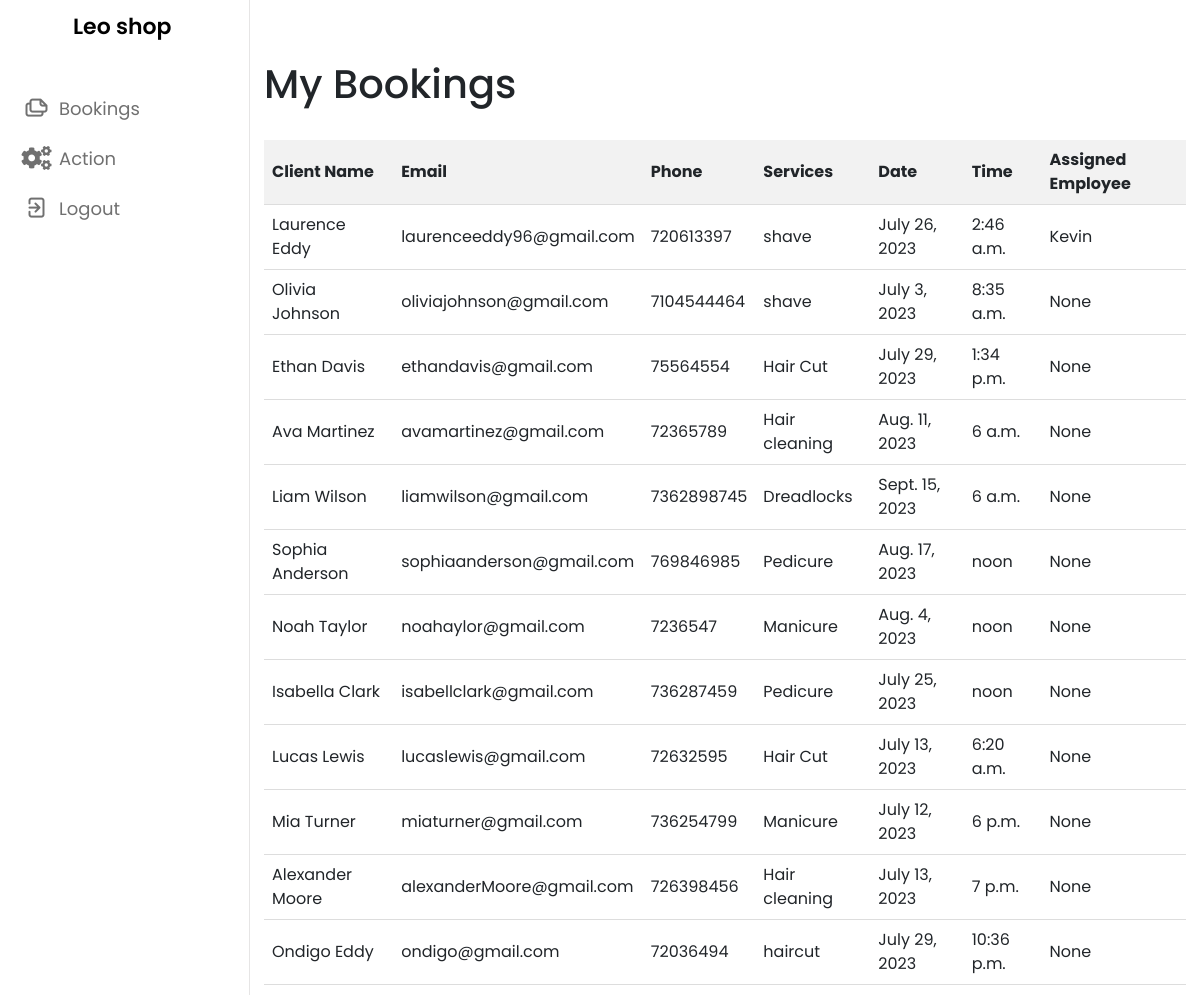
The page /client_view/ on the database its author committed.
### blog/models.py (models this page shows, shortened)
class Booking(models.Model):
    name = models.CharField(max_length=255)
    email = models.EmailField(max_length=255)
    phone = models.IntegerField()
    service = models.CharField(max_length=255)
    date = models.DateField()
    time = models.TimeField()
    assigned_person = models.CharField(max_length=255, blank=True, null=True)

### blog/views.py (the view)
# urls.py: path('client_view/',client_views, name = "client_view"),
def client_views(request):
    views = Booking.objects.all()
    return render(request, 'client/view_client.html', {'views' : views})

### blog/views.py (called while the page is built)
def category_list(request):
    category_list = Category.objects.exclude(name='default')
    context = {
        "category_list": category_list,
    }
    return context

### templates/client/view_client.html (shortened to what this page needs)
{% block content %}
<!DOCTYPE html>
<html lang="en">
<head>
    <link rel="stylesheet" href="style.css">
    <link rel="stylesheet" href="https://cdn.jsdelivr.net/npm/bootstrap@4.0.0/dist/css/bootstrap.min.css">
    <link rel="stylesheet" href="https://unicons.iconscout.com/release/v4.0.0/css/line.css">
    <link rel="stylesheet" href="https://cdnjs.cloudflare.com/ajax/libs/font-awesome/5.15.3/css/all.min.css" />
</head>
<body>
    <nav>
        <div class="logo-name">
            <span class="logo_name">Leo shop</span>
        </div>
        <div class="menu-items">
            <ul class="nav-links">
                <li><a href="{% url 'client_view' %}">
                    <i class="uil uil-files-landscapes"></i>
                    <span class="link-name">Bookings</span>
                </a></li>
                <li>
                    <a href="{% url 'action_booking' %}">
                        <i class="fas fa-cogs"></i>
                        <span class="link-name">Action</span>
                    </a>
                </li>
                <li><a href="{% url 'clientlogin' %}">
                    <i class="uil uil-signout"></i>
                    <span class="link-name">Logout</span>
                </a></li>
            </ul>
        </div>
    </nav>
    <section class="dashboard">
        <div class="dash-content">
            <div class="heading-container">
                <h1 class="center-heading">My Bookings</h1>
              </div>
              <br>
              <table>
                <thead>
                    <tr>
                        <th>Client Name</th>
                        <th>Email</th>
                        <th>Phone</th>
                        <th>Services</th>
                        <th>Date</th>
                        <th>Time</th>
                        <th>Assigned Employee</th>
                    </tr>
                </thead>
                <tbody>
                    {% for booking in views %}
                    <tr>
                        <td>{{ booking.name }}</td>
                        <td>{{ booking.email }}</td>
                        <td>{{ booking.phone }}</td>
                        <td>{{ booking.service }}</td>
                        <td>{{ booking.date }}</td>
                        <td>{{ booking.time }}</td>
                        <td>{{ booking.assigned_person|slice:"15" }}</td>
                    </tr>
                    {% endfor %}
                </tbody>
            </table>
        </div>
    </section>
</body>
</html>
{%endblock%}

### templates/client/view_client.html (style rules this page uses)
* { margin: 0; padding: 0; box-sizing: border-box; font-family: 'Poppins', sans-serif; }
:root { --primary-color: #0E4BF1; --panel-color: #FFF; --text-color: #000; --black-light-color: #707070; --border-color: #e6e5e5; --toggle-color: #DDD; --box1-color: #4DA3FF; --box2-color: #FFE6AC; --box3-color: #E7D1FC; --title-icon-color: #fff; --tran-05: all 0.5s ease; --tran-03: all 0.3s ease; --tran-03: all 0.2s ease; }
body { min-height: 100vh; background-color: var(--primary-color); }
nav { position: fixed; top: 0; left: 0; height: 100%; width: 250px; padding: 10px 14px; background-color: var(--panel-color); border-right: 1px solid var(--border-color); transition: var(--tran-05); }
nav .logo-name { display: flex; align-items: center; }
nav .logo-name .logo_name { font-size: 22px; font-weight: 600; color: var(--text-color); margin-left: 14px; transition: var(--tran-05); }
nav .menu-items { margin-top: 40px; height: calc(100% - 90px); display: flex; flex-direction: column; justify-content: space-between; }
table { width: 100%; border-collapse: collapse; }
th, td { padding: 8px; text-align: left; border-bottom: 1px solid #ddd; }
th { background-color: #f2f2f2; }
.menu-items li { list-style: none; }
.menu-items li a { display: flex; align-items: center; height: 50px; text-decoration: none; position: relative; }
.menu-items li a i { font-size: 24px; min-width: 45px; height: 100%; display: flex; align-items: center; justify-content: center; color: var(--black-light-color); }
.menu-items li a .link-name { font-size: 18px; font-weight: 400; color: var(--black-light-color); transition: var(--tran-05); }
.dashboard { position: relative; left: 250px; background-color: var(--panel-color); min-height: 100vh; width: calc(100% - 250px); padding: 10px 14px; transition: var(--tran-05); }
.dashboard .dash-content { padding-top: 50px; }

### rows shown on the page
Booking: name "Laurence Eddy", email "laurenceeddy96@gmail.com", phone "720613397", service "shave", date "July 26, 2023", time "2:46 a.m.", assigned_person "Kevin"
Booking: name "Olivia Johnson", email "oliviajohnson@gmail.com", phone "7104544464", service "shave", date "July 3, 2023", time "8:35 a.m.", assigned_person "None"
Booking: name "Ethan Davis", email "ethandavis@gmail.com", phone "75564554", service "Hair Cut", date "July 29, 2023", time "1:34 p.m.", assigned_person "None"
Booking: name "Ava Martinez", email "avamartinez@gmail.com", phone "72365789", service "Hair cleaning", date "Aug. 11, 2023", time "6 a.m.", assigned_person "None"
Booking: name "Liam Wilson", email "liamwilson@gmail.com", phone "7362898745", service "Dreadlocks", date "Sept. 15, 2023", time "6 a.m.", assigned_person "None"
Booking: name "Sophia Anderson", email "sophiaanderson@gmail.com", phone "769846985", service "Pedicure", date "Aug. 17, 2023", time "noon", assigned_person "None"
Booking: name "Noah Taylor", email "noahaylor@gmail.com", phone "7236547", service "Manicure", date "Aug. 4, 2023", time "noon", assigned_person "None"
Booking: name "Isabella Clark", email "isabellclark@gmail.com", phone "736287459", service "Pedicure", date "July 25, 2023", time "noon", assigned_person "None"
Booking: name "Lucas Lewis", email "lucaslewis@gmail.com", phone "72632595", service "Hair Cut", date "July 13, 2023", time "6:20 a.m.", assigned_person "None"
Booking: name "Mia Turner", email "miaturner@gmail.com", phone "736254799", service "Manicure", date "July 12, 2023", time "6 p.m.", assigned_person "None"
Booking: name "Alexander Moore", email "alexanderMoore@gmail.com", phone "726398456", service "Hair cleaning", date "July 13, 2023", time "7 p.m.", assigned_person "None"
Booking: name "Ondigo Eddy", email "ondigo@gmail.com", phone "72036494", service "haircut", date "July 29, 2023", time "10:36 p.m.", assigned_person "None"
